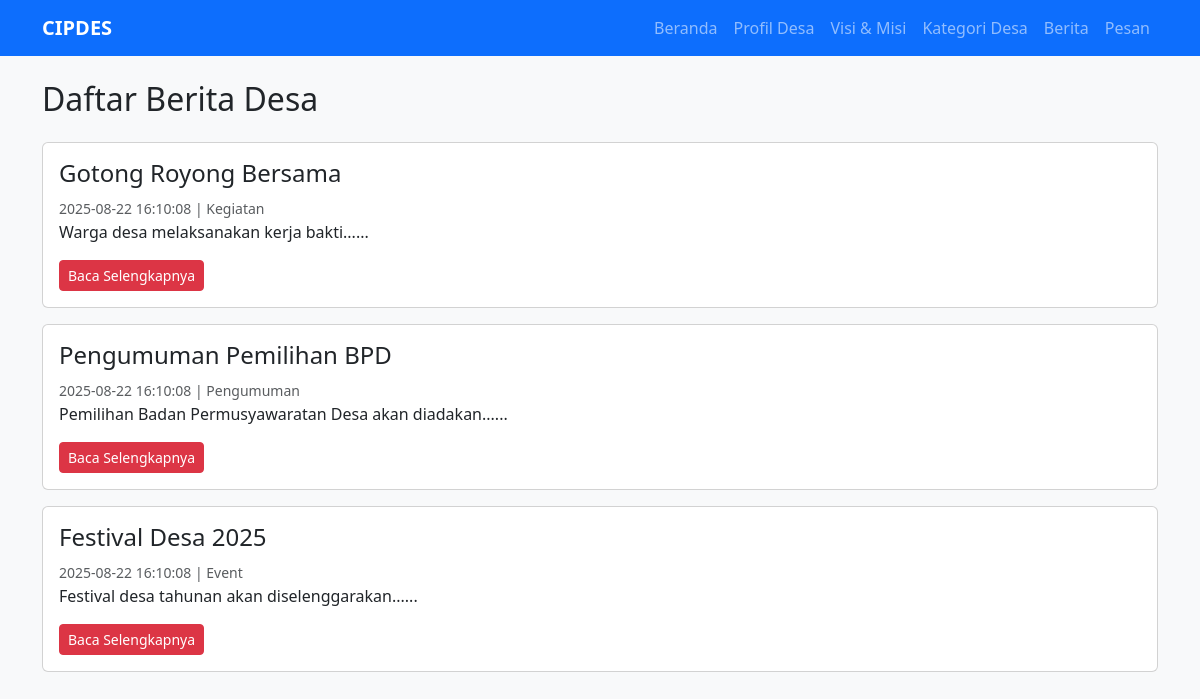
Page /berita.php on the committed database.
### tables this page shows
CREATE TABLE berita (
    id INT AUTO_INCREMENT PRIMARY KEY,
    judul VARCHAR(255) NOT NULL,
    isi TEXT NOT NULL,
    kategori VARCHAR(100) NOT NULL,
    gambar VARCHAR(255),
    created_at TIMESTAMP DEFAULT CURRENT_TIMESTAMP,
    updated_at TIMESTAMP DEFAULT CURRENT_TIMESTAMP ON UPDATE CURRENT_TIMESTAMP
);

### public/berita.php (the view, shortened to what this page needs)
<?php
include '../includes/db.php';
include '../includes/header.php';
?>
<div class="container mt-4">
  <h2 class="mb-4">Daftar Berita Desa</h2>
  <?php
  if(isset($_GET['id'])){
      $id = (int)$_GET['id'];
      $res = $conn->query("SELECT * FROM berita WHERE id=$id");
      if($res && $res->num_rows > 0){
          $row = $res->fetch_assoc();
          echo '<div class="card mb-3">';
          if(!empty($row['gambar'])){
              echo '<img src="../uploads/'.$row['gambar'].'" class="card-img-top" alt="'.$row['judul'].'">';
          }
          echo '<div class="card-body">';
          echo '<h4>'.$row['judul'].'</h4>';
          echo '<small class="text-muted">'.$row['created_at'].' | '.$row['kategori'].'</small>';
          echo '<p class="mt-3">'.$row['isi'].'</p>';
          echo '<a href="berita.php" class="btn btn-secondary">Kembali</a>';
          echo '</div></div>';
      } else {
          echo "<p>Berita tidak ditemukan.</p>";
      }
  } else {
      $res = $conn->query("SELECT * FROM berita ORDER BY created_at DESC");
      if($res && $res->num_rows > 0){
          while($row = $res->fetch_assoc()){
              echo '<div class="card mb-3">';
              echo '<div class="card-body">';
              echo '<h4 class="card-title">'.$row['judul'].'</h4>';
              echo '<small class="text-muted">'.$row['created_at'].' | '.$row['kategori'].'</small>';
              echo '<p>'.substr($row['isi'],0,150).'...</p>';
              echo '<a href="berita.php?id='.$row['id'].'" class="btn btn-danger btn-sm">Baca Selengkapnya</a>';
              echo '</div></div>';
          }
      } else {
          echo "<p>Belum ada berita.</p>";
      }
  }
  ?>
</div>

### includes/header.php (shortened to what this page needs)
<!DOCTYPE html>
<html lang="id">
<head>
  <link href="https://cdn.jsdelivr.net/npm/bootstrap@5.3.2/dist/css/bootstrap.min.css" rel="stylesheet" />
  <link rel="stylesheet" href="https://unpkg.com/leaflet/dist/leaflet.css"/>
</head>
<body>
<nav class="navbar navbar-expand-lg navbar-dark bg-primary sticky-top">
  <div class="container">
    <a class="navbar-brand" href="index.php">CIPDES</a>
    <div id="menu" class="collapse navbar-collapse">
      <ul class="navbar-nav ms-auto">
        <li class="nav-item"><a class="nav-link" href="index.php">Beranda</a></li>
        <li class="nav-item"><a class="nav-link" href="index.php#profil">Profil Desa</a></li>
        <li class="nav-item"><a class="nav-link" href="index.php#visi">Visi & Misi</a></li>
        <li class="nav-item"><a class="nav-link" href="kategori.php">Kategori Desa</a></li>
        <li class="nav-item"><a class="nav-link" href="berita.php">Berita</a></li>
        <li class="nav-item"><a class="nav-link" href="Pesan.php">Pesan</a></li>
      </ul>
    </div>
  </div>
</nav>

### includes/header.php (style rules this page uses)
body { background:#f8f9fa;scroll-behavior:smooth }
.navbar-brand { font-weight:700 }

### rows in the picture
berita: judul "Gotong Royong Bersama", created_at "2025-08-22 16:10:08", kategori "Kegiatan", isi "Warga desa melaksanakan kerja bakti..."
berita: judul "Pengumuman Pemilihan BPD", created_at "2025-08-22 16:10:08", kategori "Pengumuman", isi "Pemilihan Badan Permusyawaratan Desa akan diadakan..."
berita: judul "Festival Desa 2025", created_at "2025-08-22 16:10:08", kategori "Event", isi "Festival desa tahunan akan diselenggarakan..."
